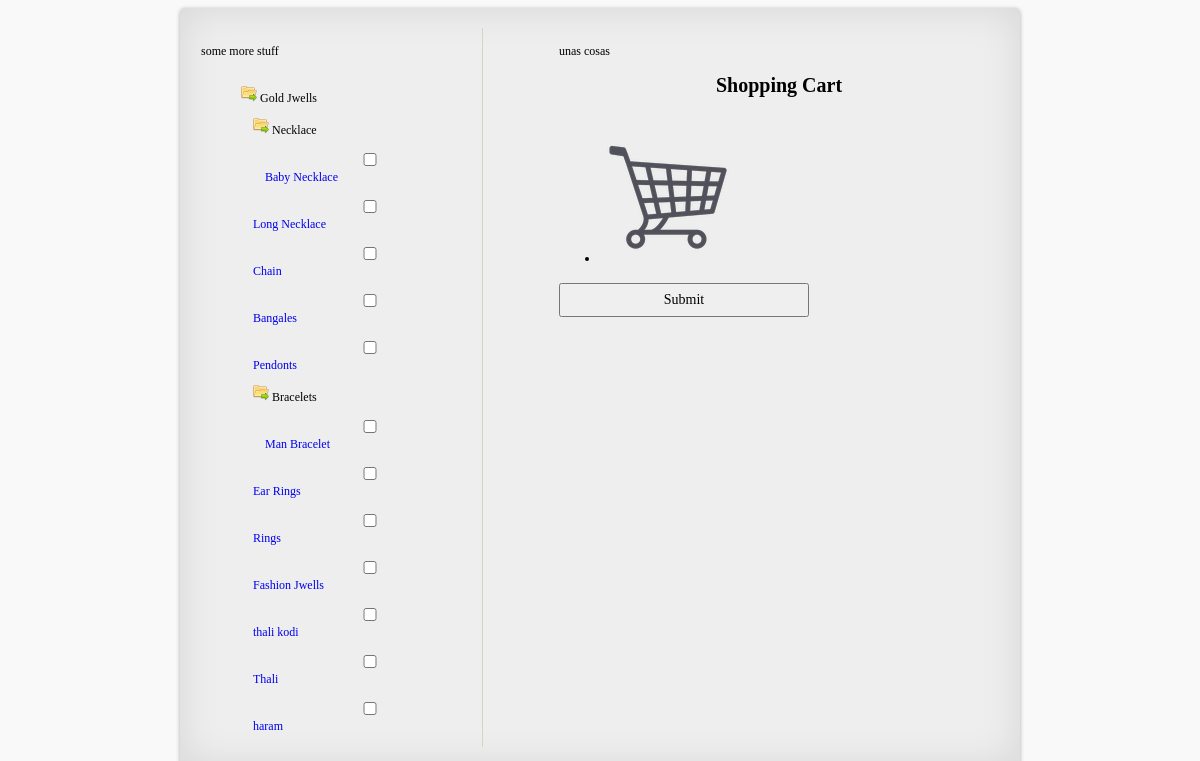
/construct.php, run on the app's committed database.
### tables this page shows
CREATE TABLE IF NOT EXISTS `tree_struct` (
  `id` int(10) unsigned NOT NULL AUTO_INCREMENT,
  `lft` int(10) unsigned NOT NULL,
  `rgt` int(10) unsigned NOT NULL,
  `lvl` int(10) unsigned NOT NULL,
  `pid` int(10) unsigned NOT NULL,
  `pos` int(10) unsigned NOT NULL,
  PRIMARY KEY (`id`)
);

### funcs/db/db.php (called while the page is built, shortened)
<?php
function getDBConnection(){
	$db_name='jewellery_db';
	$db_user='jewellery_db';
	$db_pass='jewellery_db';
	$conn=mysqli_connect('localhost',$db_user, $db_pass, $db_name) or die("error occured on getConnection " . mysqli_error($conn));
	return $conn;
}
function getFetchArray($sql){
	$conn=getDBConnection();
	$result= mysqli_query($conn, $sql) or die ("Er:getFetchArray ".mysqli_error()." sql - ".$sql);
	$rows=null;
	while ($row=mysqli_fetch_array($result, MYSQLI_BOTH)){
		$rows[] = $row;
	}
	return $rows;
}
?>

### construct.php (the view, shortened to what this page needs)
<?php
if(isset($_POST['submit'])){
}else{
?>
<!DOCTYPE html><html lang='en-US'>
<head>
	<link rel='stylesheet' href='css/style.css'>
</head>
<body>
<div id='container'>
	<div id="content_cons">
	    <div id="left_prod">
	    	<div id="object1">some more stuff</div>
	    	<div class="player"><ul><?php construct();?></ul></div>
	    </div>
	    <div id="right_bucket">
	    	<div id="object3">unas cosas</div>
	    		<div id="cart">
			 		 <h1>Shopping Cart</h1>
			  		<form id="resultform" name="resultform" action="1.php" method="post">
			  		<div class="position">
			    		<ul>
			      			<li><img src='img/icon/shopping_bucket.png' /> </li>
			    		</ul>
			  		</div>
			  		<input name="submit" type="submit" id="submit" value="Submit" />
			  		</form>
			</div>
	    </div>
    </div>
</div>
</body>
</html>
<?php
}
?>
<?php
function construct(){
	require_once 'funcs/db/db.php';
	$level=0;$pos=0;$pid=0;
	executeBasedOnLevel($level,$pid);
}
function executeBasedOnLevel($level,$pid){
	$link="invoice.php?addSInv&";
	$del=getDelimitter($level);
	$sql="select t.id,(select nm from tree_data where id =t.id )node_name from tree_struct t where t.lvl=".$level." and t.pid=".$pid."";
	$rows1=getFetchArray($sql);
	if(count($rows1) != 0){
		foreach ($rows1 as $row1){
			if(hasChild($row1['id'])){
				echo '<p><input type="checkbox" name="" value=""></input><a href="'.$link.$row1['id'].'" style="text-decoration:none;" onclick="closeWin()" id="'.$row1['id'].'">'.$del.$row1['node_name'].'</a></p>';
			}else{
				echo '<pre>'.$del.'<img src="img/icon/folder_icon.png" /> '.$row1['node_name'].'</pre>';
			}
			$pid = $row1['id'];
			executeBasedOnLevel($level+1,$pid);
		}
	}
}
function hasChild($pid){
	$sql="select 1 from tree_struct t where t.pid=".$pid."";
	$rows1=getFetchArray($sql);
	if(count($rows1) == 0){
		return true;
	}
	return false;
}
function getDelimitter($level){
	$del="&nbsp;&nbsp;&nbsp;&nbsp;";
	$result=null;
	for ($i=0;$i<$level;$i++){
		$result=$result.$del;
	}
	return $result;
}
?>

### css/style.css (style rules this page uses)
* { font-size:12px; font-family:verdana; }
h1 { font-size:20px; padding:0px 20px 20px; margin:0px; text-align:center; }
body { background-color:#F9F9F9; }
input,textarea { padding:7px; font-size:14px !important; width:250px; }
ul li { padding:5px; }
#container { margin:0px auto; width:800px; background-color:#eee; padding:20px; border-radius: 5px; clear: both; -webkit-border-radius: 5px; -moz-border-radius: 5px; border-radius: 5px; -webkit-box-shadow:0 1px 4px rgba(0, 0, 0, 0.3), 0 0 40px rgba(0, 0, 0, 0.1) inset; -moz-box-shadow:0 1px 4px rgba(0, 0, 0, 0.3), 0 0 40px rgba(0, 0, 0, 0.1) inset; box-shadow:0 1px 4px rgba(0, 0, 0, 0.3), 0 0 40px rgba(0, 0, 0, 0.1) inset; }
#content_cons { overflow:auto; }
#left_prod { width: 35%; padding: 1px; }
#right_bucket { width: 55%; padding: 1px; }
#left_prod { float:left; border-right:1px solid #D4D4BF; }
#right_bucket { float:right; }

### data on the page
tree_struct: node_name "Gold Jwells"
tree_struct: node_name "Necklace"
tree_struct: node_name "Baby Necklace"
tree_struct: node_name "Long Necklace"
tree_struct: node_name "Chain"
tree_struct: node_name "Bangales"
tree_struct: node_name "Pendonts"
tree_struct: node_name "Bracelets"
tree_struct: node_name "Man Bracelet"
tree_struct: node_name "Ear Rings"
tree_struct: node_name "Rings"
tree_struct: node_name "Fashion Jwells"
tree_struct: node_name "thali kodi"
tree_struct: node_name "Thali"
tree_struct: node_name "haram"
